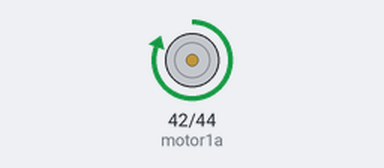
A sketch run on a simulated Arduino Mega 2560, built with avr-gcc and run on an emulated ATmega2560. Shown: motor-driver pin pairs drawn as motors (green arrow = first pin HIGH = forward, orange = second pin HIGH = backward, longer = more drive). What the sketch prints to the serial monitor is not drawn.

Above: at 0.2 s.
At 3.5 s:
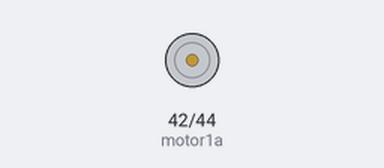
At 6.7 s:
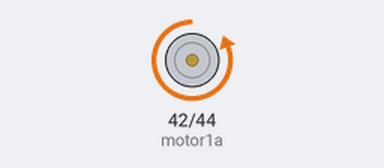
Timing chart, 0 to 7.8 s (numbered marks = the images above):
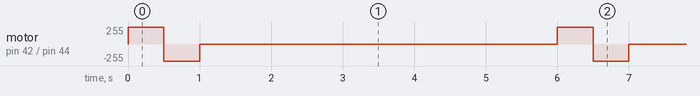

The sketch:

CatFood02.ino
```cpp
#define motor1a 42
#define motor1b 44

int Motor1Direction = 1 ;
int Motor1Working = 0 ;
void initall()
{
 // init motor pin as output
   pinMode(motor1a,OUTPUT);
   pinMode(motor1b,OUTPUT);

}
 void setup()
 {
   boolean chkflag ;
  initall();
   //init serial for debug
Serial.begin(9600);
Serial.println("program start here ");


 }

 void loop()
 {
        Motor1Forward() ;
        delay(500);
        Motor1Backward() ;
        delay(500);
           Motor1Stop() ;
            delay(5000);


 }

 void Motor1Forward()
 {
   digitalWrite(motor1a,HIGH);
   digitalWrite(motor1b,LOW);
 }
 void Motor1Backward()
 {
   digitalWrite(motor1a,LOW );
   digitalWrite(motor1b,HIGH);
 }
 void Motor1Stop()
 {
   digitalWrite(motor1a,LOW );
   digitalWrite(motor1b,LOW);
 }
```

Measured:
- by itself, motor on pin 42 (motor1a) / pin 44 (motor1b): repeats every 6.0 s: backward 255/255 0.50 s, stopped 5.0 s, forward 255/255 0.50 s
